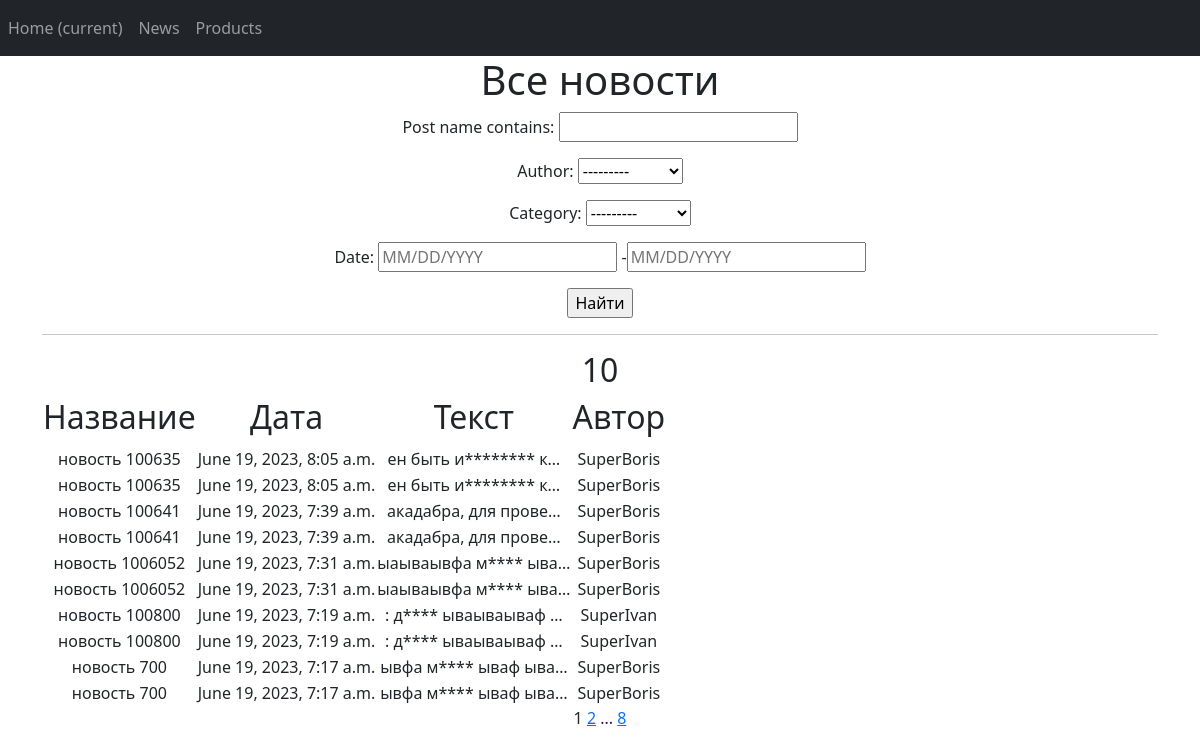
The page /news/search/ (signed in) on the database its author committed.
### news/models.py (models this page shows, shortened)
class Post(models.Model):
    author = models.ForeignKey(Author, on_delete=models.CASCADE)
    type = models.BooleanField(default=False, choices=name)  # False = статья, можно переделать, если будет больше вариантов
    time_in = models.DateTimeField(auto_now_add=True)
    post_name = models.CharField(max_length=100)
    post_text = models.TextField(default="Тут должен быть идиотский контент, а будет абракадабра, для проверки задания: дурак ываываываф идиот ыафыаываывфа мудак ываф ываф ывп фывп фвап фвп выа фывп фыва выа ыфвп выа фыв афвыа ывф.")
    post_rating = models.IntegerField(default=0)
    post_chek = models.BooleanField(default=False)
    category = models.ManyToManyField(Category, through='PostCategory')

class Author(models.Model):
    user = models.OneToOneField(User, on_delete=models.CASCADE)
    name = models.CharField(max_length=20)
    rating = models.IntegerField(default=0)
    def __str__(self):
        return f'{self.name}'

### news/views.py (the view)
# urls.py: path('news/search/', NewsSearch.as_view()),
class NewsSearch(NewsList):
    template_name = 'news_search.html'

### news/models.py (called while the page is built)
    def __str__(self):
        return f'{self.cat_name}'

### news/templatetags/custom_filters.py (called while the page is built)
@register.filter()
def censor(value):
   a = ['идиот', 'дура', 'мудак']
   text_list = value.split()
   for i in a:
      for j in range(len(text_list)):
         if i in text_list[j]:
            text_list[j] = text_list[j][0] + '*'*(len(text_list[j])-1)
   text = ' '.join(text_list)
   return text

### news/templatetags/custom_tags.py (called while the page is built)
@register.simple_tag(takes_context=True)
def url_replace(context, **kwargs):
   d = context['request'].GET.copy()
   for k, v in kwargs.items():
       d[k] = v
   return d.urlencode()

### news/views.py (called while the page is built)
    def get_queryset(self):
        queryset = super().get_queryset()
        self.filterset = PostFilter(self.request.GET, queryset)
        return self.filterset.qs

    def get_context_data(self, **kwargs):
        context = super().get_context_data(**kwargs)
        context['filterset'] = self.filterset
        return context

### templates/news_search.html (shortened to what this page needs)
{% extends 'flatpages/base.html' %}
{% load custom_filters %}
{% load custom_tags %}
{% block content %}
   <h1>Все новости</h1>
   <form action="" method="get">
       {{ filterset.form.as_p }}
       <input type="submit" value="Найти" />
   </form>
   <hr>
   {% if news_list %}
    <h2>{{news_list|length}}</h2>
       <table>
           <tr>
               <td><h2>Название</h2></td>
               <td><h2>Дата</h2></td>
               <td><h2>Текст</h2></td>
               <td><h2>Автор</h2></td>
           </tr>
           {% for news in news_list %}
           <tr>
               <td>{{ news.post_name | censor }}</td>
               <td>{{ news.time_in| date:'DATETIME_FORMAT' }}</td>
               <td>{{ news.post_text|truncatechars:20 | censor }}</td>
               <td>{{ news.author.name }}</td>
           </tr>
           {% endfor %}
       </table>
   {% else %}
       <h2>Новостей нет!</h2>
   {% endif %}
   {{ page_obj.number }}
   {% if page_obj.has_next %}
       <a href="?{% url_replace page=page_obj.next_page_number %}">{{ page_obj.next_page_number }}</a>
       {% if paginator.num_pages != page_obj.next_page_number %}
           ...
           <a href="?{% url_replace page=page_obj.paginator.num_pages %}">{{ page_obj.paginator.num_pages }}</a>
       {% endif %}
   {% endif %}
{% endblock content %}

### rows shown on the page
Post: post_name|censor "новость 100635", time_in "June 19, 2023, 8:05 a.m.", post_text|censor "ен быть и******** к…", author.name "SuperBoris"
Post: post_name|censor "новость 100635", time_in "June 19, 2023, 8:05 a.m.", post_text|censor "ен быть и******** к…", author.name "SuperBoris"
Post: post_name|censor "новость 100641", time_in "June 19, 2023, 7:39 a.m.", post_text|censor "акадабра, для прове…", author.name "SuperBoris"
Post: post_name|censor "новость 100641", time_in "June 19, 2023, 7:39 a.m.", post_text|censor "акадабра, для прове…", author.name "SuperBoris"
Post: post_name|censor "новость 1006052", time_in "June 19, 2023, 7:31 a.m.", post_text|censor "ыаываывфа м**** ыва…", author.name "SuperBoris"
Post: post_name|censor "новость 1006052", time_in "June 19, 2023, 7:31 a.m.", post_text|censor "ыаываывфа м**** ыва…", author.name "SuperBoris"
Post: post_name|censor "новость 100800", time_in "June 19, 2023, 7:19 a.m.", post_text|censor ": д**** ываываываф …", author.name "SuperIvan"
Post: post_name|censor "новость 100800", time_in "June 19, 2023, 7:19 a.m.", post_text|censor ": д**** ываываываф …", author.name "SuperIvan"
Post: post_name|censor "новость 700", time_in "June 19, 2023, 7:17 a.m.", post_text|censor "ывфа м**** ываф ыва…", author.name "SuperBoris"
Post: post_name|censor "новость 700", time_in "June 19, 2023, 7:17 a.m.", post_text|censor "ывфа м**** ываф ыва…", author.name "SuperBoris"

### other values the page prints
{{ news_list|length }} "10"
{{ page_obj.number }} "1"
{{ page_obj.next_page_number }} "2"
{{ page_obj.paginator.num_pages }} "8"
